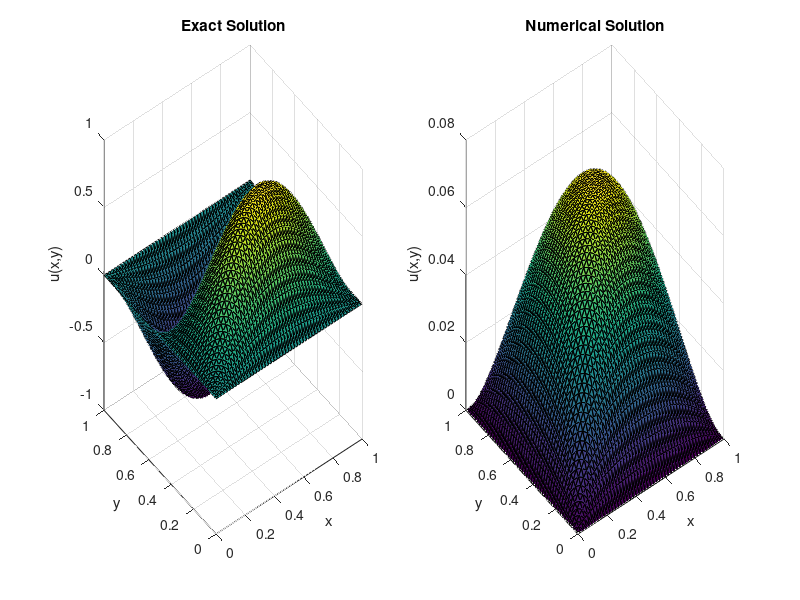

Source code (MATLAB):
% This program solves Poisson's equation in Cartesian coordinates.
% Wakil Sarfaraz with Help of Dr Kathryn Gillow. 22 May 2014 
clear all;
tic
xmax =1;
N = 50; %(Number of points on the x, y interval on which the equation is solved.
X = linspace(0,xmax,N+1); %This divides the interval into N equispaced sub intervals.
%X = 0: 1/N :1; This can also be used to create the same X.
[x, y] = meshgrid(X,X); % This creates an (N+1) by (N+1) grid of values ...
                        % of X and assignes them to x and y. (So x and y
                        % are now matrices of size (N+1)x(N+1)
x =x(:);  % This turns the matrix x into a column vector.
y =y(:);  % This turns the matrix y into a column vector.
NNODES = (N+1)^2; % This introduces the number of nodes in the result of triangulation.
NTRI = 2*N^2;  % This is the number of triangles in the mesh.
LNODES = zeros(NTRI, 3); % This creates a zero matrix of the size 'number of triangles by 3'
                         % (since there are 3 vertices for each triangle.

for i = 1:N
    for j = 1: N
        LNODES(i+2*(j-1)*N,1) = i+(j-1)*(N+1);%This numbers each of the first nodes of all the lower triangles in each square.
        LNODES(i+2*(j-1)*N,2) = i+j*(N+1); % This numbers each of the second nodes of all the lower triangles in each square.
        LNODES(i+2*(j-1)*N,3) = (i+1)+(j-1)*(N+1); % This numbers each of the third nodes of all the lower triangles in each square.
        
        LNODES(i+N+2*(j-1)*N,1) = i+1+j*(N+1); %This numbers each of the first nodes of all the upper triangles in each square.
        LNODES(i+N+2*(j-1)*N,2) = (i+1)+(j-1)*(N+1);%This numbers each of the second nodes of all the upper triangles in each square.
        LNODES(i+N+2*(j-1)*N,3) = i+j*(N+1);%This numbers each of the third nodes of all the upper triangles in each square.
                                            % Here for those nodes that
                                            % some triangles share (copy
                                            % and paste can work).
    end
end

SP = sparse(NNODES, NNODES);  %This creates a sparse matrix of the size 'Number of nodes by Number of nodes'(entries usually computed by integration).
LV = zeros(NNODES,1);         % This creates the load vector of zero entries for now which is l(v) part of the weak formulation.

for n = 1: NTRI
    r1 = [x(LNODES(n,1)) y(LNODES(n,1))];% Position vector (x,y)' for the first nodes of all triangles.
    r2 = [x(LNODES(n,2)) y(LNODES(n,2))];% Position vector (x,y)' for the second nodes of all triangles.
    r3 = [x(LNODES(n,3)) y(LNODES(n,3))];% Position vector (x,y)' for the third nodes of all triangles.
    J = [r2(1)-r1(1) r2(2)-r1(2); r3(1)-r1(1) r3(2)-r1(2)]; %This is the jacobian matrix of the mapping.
    Astiff = (1/(2*det(J)))* [(r2-r3)*(r2-r3)' (r2-r3)*(r3-r1)' (r2-r3)*(r1-r2)';... %This is the Global Stiffness Matrix (Lecture Notes)
           (r2-r3)*(r3-r1)' (r3-r1)*(r3-r1)' (r3-r1)*(r1-r2)';...
           (r2-r3)*(r1-r2)' (r3-r1)*(r1-r2)' (r1-r2)*(r1-r2)'];
       for i = 1 : 3 
           for j = 1:3  % Since SP was created a zero matrix originally, Now for all three vertices of all triangles we put the 
               SP(LNODES(n,i),LNODES(n,j)) =SP(LNODES(n,i),LNODES(n,j))+ Astiff(i,j); %The values of Astiff in the SP.
           end
       end
       % Up to here we constructed the Matrix of the coefficients for the
       % Linear system. Now we start by computing the load vector.
       ksi =1/3; %This is the new variable of mapping. Value (1/3) is chosen due to quadrature rule.
       eta = 1/3; % This is the new variable of mapping. Value (1/3) is chosen due to quadrature rule.
       xx = (1-ksi-eta)*r1(1) + ksi* r2(1) + eta*r3(1); %This is x(ksi,eta) which is used for transformation.
       yy = (1-ksi-eta)*r1(2) + ksi* r2(2) + eta*r3(2); % This is y(ksi,eta) which is used for transformation.
       
%        F(1) = (1-ksi-eta)*5*pi^2*sin(pi*xx)*sin(2*pi*yy)*det(J)*1/2; %This computes the integral for the first, second and third
%                                                                       %vertix of traingles
%        F(2) = (ksi)*5*pi^2*sin(pi*xx)*sin(2*pi*yy)*det(J)*1/2;       % In the transformed coordinates.
%        F(3) = (eta)*5*pi^2*sin(pi*xx)*sin(2*pi*yy)*det(J)*1/2;
       
       F(1) = (1-ksi-eta)*det(J)*1/2;%| these will solve for laplace u =1 with zero dirichlet bcs.
       F(2) = ksi* det(J)*1/2;
       F(3) = eta* det(J)*1/2;
       for i = 1 : 3
           LV(LNODES(n,i)) = LV(LNODES(n,i))+ F(i); % This assigns all the newly computed values to the Load vector.
       end 
     
end
for i = 1: NNODES
    if (x(i)==0 || y(i)==0 || x(i)==xmax || y(i)==xmax) % This enforces boundary conditions.
        LV(i) = 0;
        SP(i,:) = 0;
        SP(i,i) =1 ;
    end
end

U = SP\LV; %Solves the linear system.
toc

u = sin(pi*x).*sin(2*pi*y);



subplot(1,2,1)
%figure(1)
trisurf(LNODES,x,y,u)
xlabel('x') 
ylabel('y')
zlabel('u(x,y)')
title('Exact Solution')
subplot(1,2,2)
%figure(2)
trisurf(LNODES,x,y,U)
xlabel('x') 
ylabel('y')
zlabel('u(x,y)')
title('Numerical Solution')
D = abs(U-u);


 Error = sum(D.^2)
    



  
  
  
  
  
  
  
  
  
  
  
  
  
  
  
  
  
  
  
       
  
  
  
        
